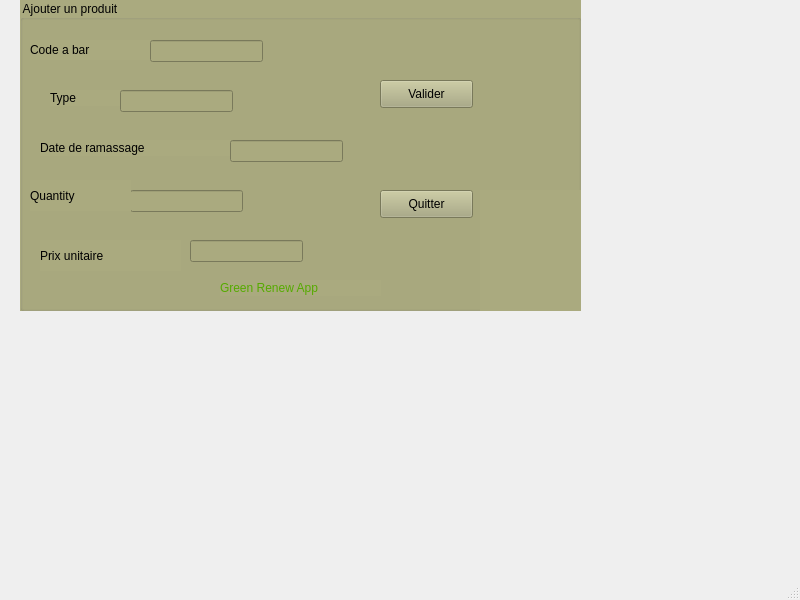
<?xml version="1.0" encoding="UTF-8"?>
<ui version="4.0">
 <class>MainWindow</class>
 <widget class="QMainWindow" name="MainWindow">
  <property name="geometry">
   <rect>
    <x>0</x>
    <y>0</y>
    <width>800</width>
    <height>600</height>
   </rect>
  </property>
  <property name="windowTitle">
   <string>Ajouter produits</string>
  </property>
  <widget class="QWidget" name="centralwidget">
   <widget class="QGroupBox" name="groupBox">
    <property name="geometry">
     <rect>
      <x>20</x>
      <y>0</y>
      <width>561</width>
      <height>311</height>
     </rect>
    </property>
    <property name="styleSheet">
     <string notr="true">background-color: rgb(170, 170, 127);</string>
    </property>
    <property name="title">
     <string>Ajouter un produit</string>
    </property>
    <widget class="QLabel" name="label">
     <property name="geometry">
      <rect>
       <x>10</x>
       <y>40</y>
       <width>171</width>
       <height>20</height>
      </rect>
     </property>
     <property name="styleSheet">
      <string notr="true">font: 8pt &quot;8514oem&quot;;
font: 8pt &quot;MS Shell Dlg 2&quot;;
font: 75 8pt &quot;8514oem&quot;;</string>
     </property>
     <property name="text">
      <string>Code a bar</string>
     </property>
    </widget>
    <widget class="QLabel" name="label_2">
     <property name="geometry">
      <rect>
       <x>30</x>
       <y>90</y>
       <width>71</width>
       <height>16</height>
      </rect>
     </property>
     <property name="styleSheet">
      <string notr="true">font: 75 8pt &quot;8514oem&quot;;</string>
     </property>
     <property name="text">
      <string>Type</string>
     </property>
    </widget>
    <widget class="QLabel" name="label_3">
     <property name="geometry">
      <rect>
       <x>20</x>
       <y>140</y>
       <width>211</width>
       <height>16</height>
      </rect>
     </property>
     <property name="styleSheet">
      <string notr="true">font: 75 8pt &quot;8514oem&quot;;</string>
     </property>
     <property name="text">
      <string>Date de ramassage</string>
     </property>
    </widget>
    <widget class="QLineEdit" name="lineEdit_code">
     <property name="geometry">
      <rect>
       <x>130</x>
       <y>40</y>
       <width>113</width>
       <height>22</height>
      </rect>
     </property>
     <property name="styleSheet">
      <string notr="true"/>
     </property>
     <property name="text">
      <string/>
     </property>
    </widget>
    <widget class="QLineEdit" name="lineEdit_type">
     <property name="geometry">
      <rect>
       <x>100</x>
       <y>90</y>
       <width>113</width>
       <height>22</height>
      </rect>
     </property>
    </widget>
    <widget class="QLineEdit" name="lineEdit_date">
     <property name="geometry">
      <rect>
       <x>210</x>
       <y>140</y>
       <width>113</width>
       <height>22</height>
      </rect>
     </property>
    </widget>
    <widget class="QPushButton" name="pushButton">
     <property name="geometry">
      <rect>
       <x>360</x>
       <y>80</y>
       <width>93</width>
       <height>28</height>
      </rect>
     </property>
     <property name="styleSheet">
      <string notr="true">font: 75 8pt &quot;8514oem&quot;;</string>
     </property>
     <property name="text">
      <string>Valider</string>
     </property>
    </widget>
    <widget class="QPushButton" name="pushButton_2">
     <property name="geometry">
      <rect>
       <x>360</x>
       <y>190</y>
       <width>93</width>
       <height>28</height>
      </rect>
     </property>
     <property name="styleSheet">
      <string notr="true">font: 12pt &quot;8514oem&quot;;</string>
     </property>
     <property name="text">
      <string>Quitter</string>
     </property>
    </widget>
    <widget class="QLabel" name="label_5">
     <property name="geometry">
      <rect>
       <x>460</x>
       <y>190</y>
       <width>351</width>
       <height>141</height>
      </rect>
     </property>
     <property name="text">
      <string/>
     </property>
     <property name="pixmap">
      <pixmap>../../Downloads/projectttt__2_-removebg-preview.png</pixmap>
     </property>
    </widget>
    <widget class="QLabel" name="label_6">
     <property name="geometry">
      <rect>
       <x>200</x>
       <y>280</y>
       <width>161</width>
       <height>16</height>
      </rect>
     </property>
     <property name="styleSheet">
      <string notr="true">font: italic 12pt &quot;8514oem&quot;;
color: rgb(85, 170, 0);</string>
     </property>
     <property name="text">
      <string>Green Renew App</string>
     </property>
    </widget>
    <widget class="QLineEdit" name="lineEdit_date_2">
     <property name="geometry">
      <rect>
       <x>110</x>
       <y>190</y>
       <width>113</width>
       <height>22</height>
      </rect>
     </property>
    </widget>
    <widget class="QLineEdit" name="lineEdit_date_3">
     <property name="geometry">
      <rect>
       <x>170</x>
       <y>240</y>
       <width>113</width>
       <height>22</height>
      </rect>
     </property>
    </widget>
    <widget class="QLabel" name="label_4">
     <property name="geometry">
      <rect>
       <x>10</x>
       <y>180</y>
       <width>101</width>
       <height>31</height>
      </rect>
     </property>
     <property name="styleSheet">
      <string notr="true">font: 75 8pt &quot;8514oem&quot;;</string>
     </property>
     <property name="text">
      <string>Quantity</string>
     </property>
    </widget>
    <widget class="QLabel" name="label_7">
     <property name="geometry">
      <rect>
       <x>20</x>
       <y>240</y>
       <width>141</width>
       <height>31</height>
      </rect>
     </property>
     <property name="styleSheet">
      <string notr="true">font: 75 8pt &quot;8514oem&quot;;</string>
     </property>
     <property name="text">
      <string>Prix unitaire</string>
     </property>
    </widget>
   </widget>
  </widget>
  <widget class="QMenuBar" name="menubar">
   <property name="geometry">
    <rect>
     <x>0</x>
     <y>0</y>
     <width>800</width>
     <height>26</height>
    </rect>
   </property>
  </widget>
  <widget class="QStatusBar" name="statusbar"/>
 </widget>
 <resources/>
 <connections/>
</ui>
